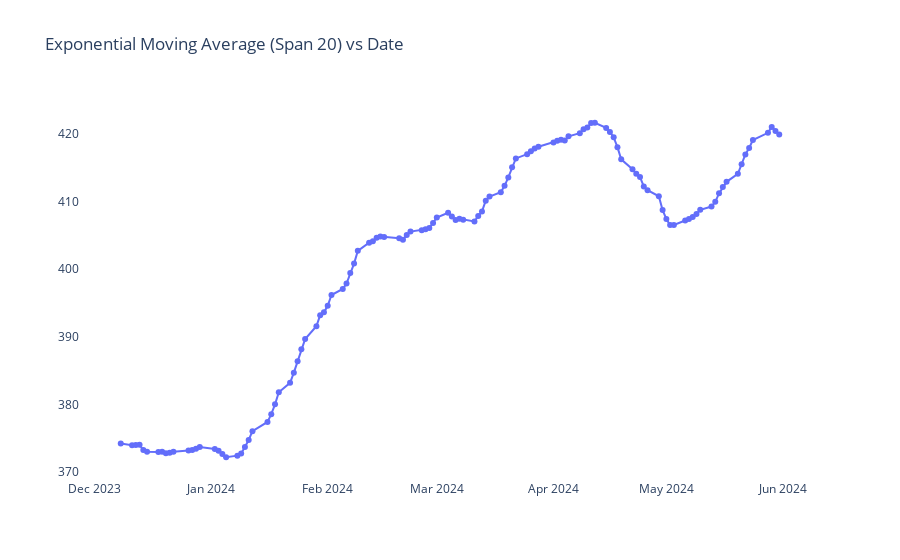

Write notebook code for a chart like this one.
### Markdown cell above
Expontial moving average

### Code cell
df['EMA_20'] = df['Close'].ewm(span=20, adjust=False).mean()

fig = go.Figure(data=go.Scatter(x=df["Date"], y=df["EMA_20"], mode='lines+markers'))
fig.update_layout(title="Exponential Moving Average (Span 20) vs Date",plot_bgcolor='white',
                  paper_bgcolor='white')
fig.show()
